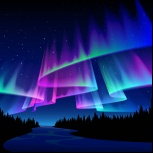
#> input picture compressing/img/orora-compressed.jpg, 153 x 153 px
$ python compose.quarter.py
#> lines starting #> are read from the running program, lines starting #| are printed output that depends on the picture
import cv2
import numpy as np
import matplotlib.pyplot as plt
import math
#画像読込、表示、保存
img_raw = cv2.imread('../img/orora-compressed.jpg')
#> img_raw is the input picture: shape (153, 153, 3); mean B, G, R 97.7, 35.6, 25
cv2.imshow('Img',img_raw)
cv2.waitKey()
img_raw_h = img_raw.shape[0]
#> img_raw_h = 153
img_raw_w = img_raw.shape[1]
#> img_raw_w = 153
img_h = math.floor((img_raw_h/4))
#> img_h = 38
img_w = math.floor((img_raw_w/4))
#> img_w = 38
img = np.zeros((img_h, img_w) ,np.uint8)
img = cv2.cvtColor(img, cv2.COLOR_GRAY2RGB)
#> img: shape (38, 38, 3); every value is 0

y = 0
while y < img_raw_h-4:
    x = 0
    while x < img_raw_w-4:
        rgb = [0, 0, 0]
        for z in range(3):
                                 # 255を超えないように1/16したものを足した。
                                 # 以上の処理は、画素の平均を取っている(ピークとノイズについて改善の余地あり)
            rgb[z] = math.floor((img_raw[x,y][z]/16+ img_raw[x,y+1][z]/16 + img_raw[x,y+2][z]/16 + img_raw[x,y+3][z]/16 +
                                 img_raw[x+1,y][z]/16+ img_raw[x+1,y+1][z]/16 + img_raw[x+1,y+2][z]/16 + img_raw[x+1,y+3][z]/16 +
                                 img_raw[x+2,y][z]/16+ img_raw[x+2,y+1][z]/16 + img_raw[x+2,y+2][z]/16 + img_raw[x+2,y+3][z]/16 +
                                 img_raw[x+3,y][z]/16+ img_raw[x+3,y+1][z]/16 + img_raw[x+3,y+2][z]/16 + img_raw[x+3,y+3][z]/16))

        img[math.floor(x/4), math.floor(y/4)] = (rgb[0], rgb[1], rgb[2])
        x += 4
    y += 4
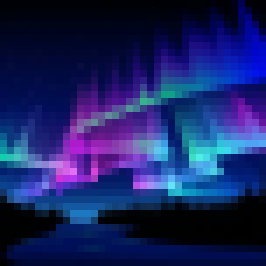
#> img: shape (38, 38, 3) (shown 7 times larger); mean B, G, R 98.4, 35.6, 24.8
#> after the loop, y = 152
cv2.imshow('Img', img)
cv2.imwrite('../img/orora-compressed.jpg', img)
cv2.waitKey()

# png とjpgでは圧縮率が異なっていた、どちらにするか？？
